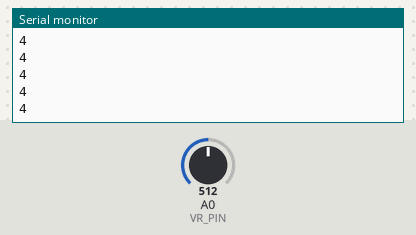
Bench run of a sketch on a simulated Arduino Uno, built with avr-gcc and run on an emulated ATmega328P. Shown: the last lines printed to the serial monitor. Inputs (shaded band) come from the test bench; at power-on: A0 (VR_PIN) = 512.

Above: at 1.2 s.
1.3 s: A0 (VR_PIN) set to 716
At 1.31 s:
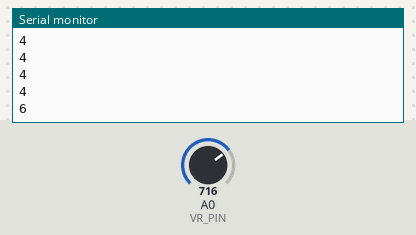
2.8 s: A0 (VR_PIN) set to 900
At 2.82 s:
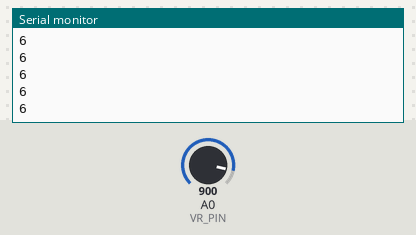
Timing chart, 0 to 5.8 s (numbered marks = the images above; inputs shaded):
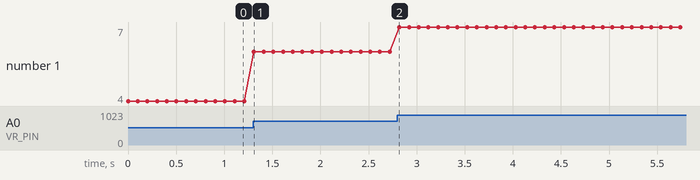

The sketch:

FND_Bit_V2.ino
```cpp
//const uint8_t PINS[]{22U,23U,24U,25U,26U,27U,28U,29U};
uint8_t FND[]{0b11111100, 0b01100000, 0b11011010, 0b11110010, 0b01100110, 0b10110110, 0b00111110, 0b11100100, 0b11111110, 0b11100110};
const uint8_t VR_PIN{A0};
void setup() {
  // put your setup code here, to run once:
 /* for(auto&&i : PINS){
    pinMode(i, OUTPUT);
  }
  for(auto&&i : FND){
    pinMode(i,OUTPUT);
  }*/
  Serial.begin(115200UL);
  for(int i=22; i<=29; ++i){
    pinMode(i, OUTPUT);
  }
  pinMode(A0, INPUT);
}

void loop() {
  // put your main code here, to run repeatedly:
  uint16_t Number_value = analogRead(VR_PIN);
  uint16_t mapped_Number_value = map(Number_value, 0, 1023, 0,9);
  Serial.println(mapped_Number_value);
  for(int j=0; j<=9; ++j){
    for(int i=2; i<=9; ++i){
      if(bitRead(FND[mapped_Number_value], 9 - i)){
        digitalWrite(i +20, HIGH);
      }else{
        digitalWrite(i + 20, LOW);
      }
    }
    delay(10UL);
  }
}
```

Measured:
- after the input at 1.3 s, the serial monitor: prints a new line at once (image 1)
- plotted number 1: 4 → 6 after the input at 1.3 s, 6 → 7 after the input at 2.8 s
